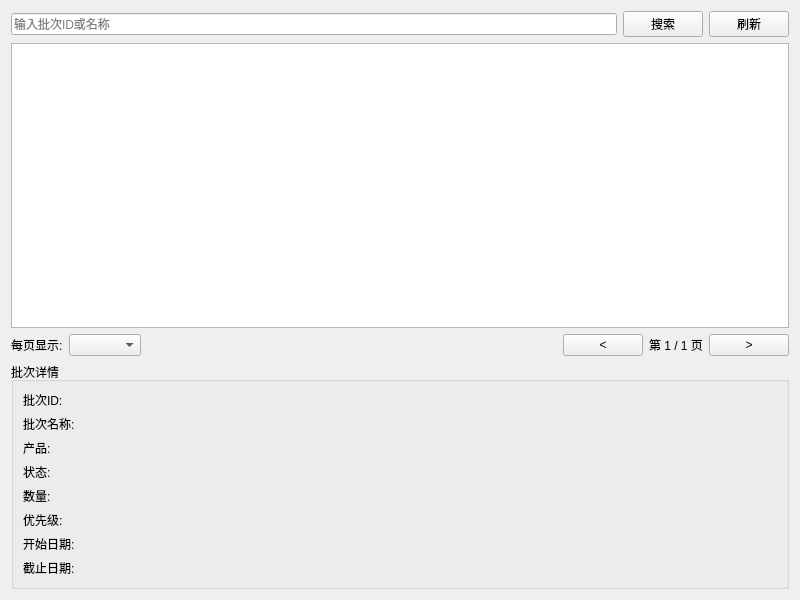
<?xml version="1.0" encoding="UTF-8"?>
<ui version="4.0">
 <class>LotWidget</class>
 <widget class="QWidget" name="LotWidget">
  <property name="geometry">
   <rect>
    <x>0</x>
    <y>0</y>
    <width>800</width>
    <height>600</height>
   </rect>
  </property>
  <property name="windowTitle">
   <string>批次管理</string>
  </property>
  <layout class="QVBoxLayout" name="verticalLayout">
   <item>
    <layout class="QHBoxLayout" name="topLayout">
     <item>
      <widget class="QLineEdit" name="searchEdit">
       <property name="placeholderText">
        <string>输入批次ID或名称</string>
       </property>
      </widget>
     </item>
     <item>
      <widget class="QPushButton" name="searchButton">
       <property name="text">
        <string>搜索</string>
       </property>
      </widget>
     </item>
     <item>
      <widget class="QPushButton" name="refreshButton">
       <property name="text">
        <string>刷新</string>
       </property>
      </widget>
     </item>
    </layout>
   </item>
   <item>
    <widget class="QTableView" name="tableView"/>
   </item>
   <item>
    <layout class="QHBoxLayout" name="paginationLayout">
     <item>
      <widget class="QLabel" name="pageSizeLabel">
       <property name="text">
        <string>每页显示:</string>
       </property>
      </widget>
     </item>
     <item>
      <widget class="QComboBox" name="pageSizeCombo"/>
     </item>
     <item>
      <spacer name="horizontalSpacer">
       <property name="orientation">
        <enum>Qt::Horizontal</enum>
       </property>
       <property name="sizeHint" stdset="0">
        <size>
         <width>40</width>
         <height>20</height>
        </size>
       </property>
      </spacer>
     </item>
     <item>
      <widget class="QPushButton" name="prevButton">
       <property name="text">
        <string>&lt;</string>
       </property>
      </widget>
     </item>
     <item>
      <widget class="QLabel" name="pageInfoLabel">
       <property name="text">
        <string>第 1 / 1 页</string>
       </property>
       <property name="alignment">
        <set>Qt::AlignCenter</set>
       </property>
      </widget>
     </item>
     <item>
      <widget class="QPushButton" name="nextButton">
       <property name="text">
        <string>&gt;</string>
       </property>
      </widget>
     </item>
    </layout>
   </item>
   <item>
    <widget class="QGroupBox" name="detailsGroup">
     <property name="title">
      <string>批次详情</string>
     </property>
     <layout class="QFormLayout" name="formLayout">
      <item row="0" column="0">
       <widget class="QLabel" name="idLabel">
        <property name="text">
         <string>批次ID:</string>
        </property>
       </widget>
      </item>
      <item row="0" column="1">
       <widget class="QLabel" name="idValueLabel">
        <property name="text">
         <string/>
        </property>
       </widget>
      </item>
      <item row="1" column="0">
       <widget class="QLabel" name="nameLabel">
        <property name="text">
         <string>批次名称:</string>
        </property>
       </widget>
      </item>
      <item row="1" column="1">
       <widget class="QLabel" name="nameValueLabel">
        <property name="text">
         <string/>
        </property>
       </widget>
      </item>
      <item row="2" column="0">
       <widget class="QLabel" name="productLabel">
        <property name="text">
         <string>产品:</string>
        </property>
       </widget>
      </item>
      <item row="2" column="1">
       <widget class="QLabel" name="productValueLabel">
        <property name="text">
         <string/>
        </property>
       </widget>
      </item>
      <item row="3" column="0">
       <widget class="QLabel" name="statusLabel">
        <property name="text">
         <string>状态:</string>
        </property>
       </widget>
      </item>
      <item row="3" column="1">
       <widget class="QLabel" name="statusValueLabel">
        <property name="text">
         <string/>
        </property>
       </widget>
      </item>
      <item row="4" column="0">
       <widget class="QLabel" name="quantityLabel">
        <property name="text">
         <string>数量:</string>
        </property>
       </widget>
      </item>
      <item row="4" column="1">
       <widget class="QLabel" name="quantityValueLabel">
        <property name="text">
         <string/>
        </property>
       </widget>
      </item>
      <item row="5" column="0">
       <widget class="QLabel" name="priorityLabel">
        <property name="text">
         <string>优先级:</string>
        </property>
       </widget>
      </item>
      <item row="5" column="1">
       <widget class="QLabel" name="priorityValueLabel">
        <property name="text">
         <string/>
        </property>
       </widget>
      </item>
      <item row="6" column="0">
       <widget class="QLabel" name="startDateLabel">
        <property name="text">
         <string>开始日期:</string>
        </property>
       </widget>
      </item>
      <item row="6" column="1">
       <widget class="QLabel" name="startDateValueLabel">
        <property name="text">
         <string/>
        </property>
       </widget>
      </item>
      <item row="7" column="0">
       <widget class="QLabel" name="dueDateLabel">
        <property name="text">
         <string>截止日期:</string>
        </property>
       </widget>
      </item>
      <item row="7" column="1">
       <widget class="QLabel" name="dueDateValueLabel">
        <property name="text">
         <string/>
        </property>
       </widget>
      </item>
     </layout>
    </widget>
   </item>
  </layout>
 </widget>
 <resources/>
 <connections/>
</ui>
